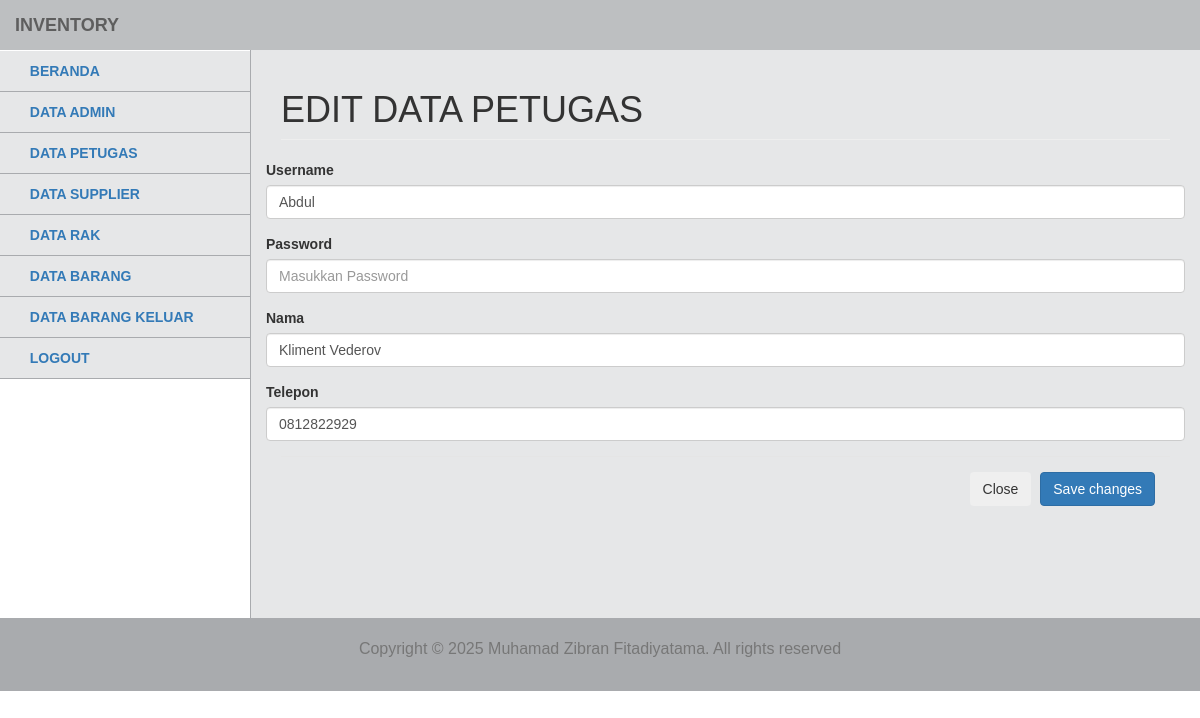
/admin/index.php?m=petugas&s=ubah&id_petugas=11 (signed in), run on the app's committed database.
### tables this page shows
CREATE TABLE `tb_petugas` (
  `id_petugas` int(11) NOT NULL,
  `username` varchar(255) NOT NULL,
  `password` varchar(255) NOT NULL,
  `nama` varchar(255) NOT NULL,
  `telepon` varchar(255) NOT NULL
);

### admin/modul/petugas/ubah.php (the view, shortened to what this page needs)
<!DOCTYPE html>
<html>
  <head>
    <link href="../vendor/css/bootstrap/bootstrap.min.css" rel="stylesheet">
     <link href="../vendor/css/bootstrap/bootstrap.css" rel="stylesheet">
    <link href="../vendor/font-awesome/css/font-awesome.min.css" rel="stylesheet" type="text/css">
    <link href="../css/tampilanadmin.css" rel="stylesheet">
  </head>
  <body>
    <div id="wrapper">
      <nav class="navbar navbar-default navbar-static-top" role="navigation" style="margin-bottom: 0">
          <div class="navbar-header">
            <a class="navbar-brand">Inventory</a>
          </div>
          <?php
         	$id = $_GET['id_petugas'];
           $sql = "SELECT * FROM tb_petugas WHERE id_petugas = '$id'";
           $query = mysqli_query($koneksi, $sql);
            $r = mysqli_fetch_array($query);
           ?>
        <div class="navbar-default sidebar" role="navigation">
          <div class="sidebar-nav navbar-collapse">
            <ul class="nav" id="side-menu">
                           <li>
                <a href="?m=awal.php">
                  <i class="fa fa-dashboard"></i> Beranda
                </a>
              </li>
              <li>
                <a href="?m=admin&s=awal">
                  <i class="fa fa-user"></i> Data Admin
                </a>
              </li>
               <li>
                <a href="?m=petugas&s=awal">
                  <i class="fa fa-users"></i> Data Petugas
                </a>
              </li>
                            <li>
                <a href="?m=supplier&s=awal">
                  <i class="fa fa-building"></i> Data Supplier
                </a>
              </li>
                            <li>
                <a href="?m=rak&s=awal">
                  <i class="fa fa-cubes"></i> Data Rak
                </a>
              </li>
                            <li>
                <a href="?m=barang&s=awal">
                  <i class="fa fa-archive"></i> Data Barang
                </a>
              </li>
                            <li>
                <a href="?m=barangKeluar&s=awal">
                  <i class="fa fa-cart-arrow-down"></i> Data Barang Keluar
                </a>
              </li>
               <li>
                <a href="logout.php" onclick="return confirm('yakin ingin logout?')">
                  <i class="fa fa-warning"></i> Logout
                </a>
              </li>
            </ul>
          </div>
        </div>
      </nav>
      <div id="page-wrapper">
        <div class="row">
          <div class="col-lg-12">
            <h1 class="page-header">Edit Data Petugas</h1>
          </div>
        </div>
    <div class="row">
    	<form action="?m=petugas&s=update" method="POST" enctype="multipart/form-data">
        <div class="form-group">
    <label for="exampleInputEmail1">Username</label>
    <input type="text" class="form-control" id="exampleInputEmail1" name="username" value="<?php echo $r['username']; ?>" aria-describedby="emailHelp" placeholder="Masukkan Username">
  </div>
  <div class="form-group">
    <label for="exampleInputEmail1">Password</label>
    <input type="password" class="form-control" id="exampleInputEmail1"  name="password" aria-describedby="emailHelp" placeholder="Masukkan Password">
  </div>
  <div class="form-group">
    <label for="exampleInputEmail1">Nama</label>
    <input type="text" class="form-control" value="<?php echo $r['nama']; ?>" id="exampleInputEmail1" name="nama" aria-describedby="emailHelp" placeholder="Masukkan Nama">
  </div>
  <div class="form-group">
    <label for="exampleInputEmail1">Telepon</label>
<input type="text" class="form-control" value="<?php echo $r['telepon']; ?>" id="exampleInputEmail1" name="telepon" aria-describedby="emailHelp" placeholder="Masukkan Nomor Telepon">
  </div>
      </div>
      <div class="modal-footer">
        <button type="button" class="btn btn-secondary" data-dismiss="modal">Close</button>
        <button type="submit" name="simpan" class="btn btn-primary">Save changes</button>
      </div>
    </div>
    <footer class="text-center">
      <div class="footer-below">
        <div class="container">
          <div class="row">
            <div class="col-lg-12">
            <p class="text-muted" style="font-size: 16px;">Copyright &copy; <script>document.write(new Date().getFullYear());</script> Muhamad Zibran Fitadiyatama. All rights reserved</p>
            </div>
          </div>
        </div>
      </div>
    </footer>
  </body>
</html>

### css/tampilanadmin.css (style rules this page uses)
body { font-family: Arial, sans-serif; }
p { font-size: 15px; }
h1 { text-transform: uppercase; font-weight: 500; }
#wrapper { width: 100%; }
#page-wrapper { padding: 0 15px; min-height: 568px; background-color: #E6E7E8; }
@media (min-width: 768px) { #page-wrapper { position: inherit; margin: 0 0 0 250px; padding: 0 30px; border-left: 1px solid #A9ABAE; } }
.navbar { background-color: #BDBFC1; font-weight: 700; font-family: arial; text-transform: uppercase; border: none; }
.sidebar { background-color: #E6E7E8; }
.sidebar .sidebar-nav.navbar-collapse { padding-left: 0; padding-right: 0; }
.sidebar ul li { border-bottom: 1px solid #A9ABAE; }
@media (min-width: 768px) { .sidebar { z-index: 1; position: absolute; width: 250px; margin-top: 51px; } }
footer { color: black; font-size: 15px; }
footer .footer-below { padding: 20px 0; background-color: #A9ABAE; }

### data on the page
tb_petugas: username "Abdul", nama "Kliment Vederov", telepon "0812822929"
